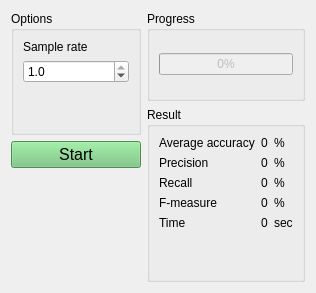
      <widget class="QWidget" name="testingTab">
       <attribute name="title">
        <string>Testing</string>
       </attribute>
       <layout class="QHBoxLayout" name="horizontalLayout_6">
        <item>
         <layout class="QVBoxLayout" name="verticalLayout_13">
          <item>
           <widget class="QGroupBox" name="groupBox_14">
            <property name="minimumSize">
             <size>
              <width>130</width>
              <height>0</height>
             </size>
            </property>
            <property name="title">
             <string>Options</string>
            </property>
            <layout class="QVBoxLayout" name="verticalLayout_14">
             <item>
              <widget class="QLabel" name="label_60">
               <property name="text">
                <string>Sample rate</string>
               </property>
              </widget>
             </item>
             <item>
              <widget class="QDoubleSpinBox" name="testingRateSpinBox">
               <property name="decimals">
                <number>1</number>
               </property>
               <property name="minimum">
                <double>0.000000000000000</double>
               </property>
               <property name="maximum">
                <double>1.000000000000000</double>
               </property>
               <property name="singleStep">
                <double>0.100000000000000</double>
               </property>
               <property name="value">
                <double>1.000000000000000</double>
               </property>
              </widget>
             </item>
             <item>
              <spacer name="verticalSpacer_5">
               <property name="orientation">
                <enum>Qt::Vertical</enum>
               </property>
               <property name="sizeHint" stdset="0">
                <size>
                 <width>20</width>
                 <height>40</height>
                </size>
               </property>
              </spacer>
             </item>
            </layout>
           </widget>
          </item>
          <item>
           <widget class="QPushButton" name="testingStartButton">
            <property name="minimumSize">
             <size>
              <width>0</width>
              <height>0</height>
             </size>
            </property>
            <property name="font">
             <font>
              <pointsize>12</pointsize>
             </font>
            </property>
            <property name="styleSheet">
             <string notr="true">QPushButton{background-color: rgb(111,194,118)}</string>
            </property>
            <property name="text">
             <string>Start</string>
            </property>
           </widget>
          </item>
          <item>
           <spacer name="verticalSpacer_4">
            <property name="orientation">
             <enum>Qt::Vertical</enum>
            </property>
            <property name="sizeHint" stdset="0">
             <size>
              <width>20</width>
              <height>40</height>
             </size>
            </property>
           </spacer>
          </item>
         </layout>
        </item>
        <item>
         <layout class="QVBoxLayout" name="verticalLayout_15">
          <item>
           <widget class="QGroupBox" name="groupBox_12">
            <property name="minimumSize">
             <size>
              <width>0</width>
              <height>90</height>
             </size>
            </property>
            <property name="title">
             <string>Progress</string>
            </property>
            <layout class="QVBoxLayout" name="verticalLayout_12">
             <item>
              <widget class="QProgressBar" name="testingProgressBar">
               <property name="enabled">
                <bool>false</bool>
               </property>
               <property name="value">
                <number>0</number>
               </property>
              </widget>
             </item>
            </layout>
           </widget>
          </item>
          <item>
           <widget class="QGroupBox" name="groupBox_13">
            <property name="title">
             <string>Result</string>
            </property>
            <layout class="QGridLayout" name="gridLayout_6">
             <item row="5" column="0" colspan="3">
              <spacer name="verticalSpacer_3">
               <property name="orientation">
                <enum>Qt::Vertical</enum>
               </property>
               <property name="sizeHint" stdset="0">
                <size>
                 <width>20</width>
                 <height>40</height>
                </size>
               </property>
              </spacer>
             </item>
             <item row="2" column="2">
              <widget class="QLabel" name="label_55">
               <property name="text">
                <string>%</string>
               </property>
              </widget>
             </item>
             <item row="2" column="0">
              <widget class="QLabel" name="label_54">
               <property name="text">
                <string>Recall</string>
               </property>
              </widget>
             </item>
             <item row="4" column="2">
              <widget class="QLabel" name="label_56">
               <property name="text">
                <string>sec</string>
               </property>
              </widget>
             </item>
             <item row="0" column="2">
              <widget class="QLabel" name="label_51">
               <property name="text">
                <string>%</string>
               </property>
              </widget>
             </item>
             <item row="1" column="2">
              <widget class="QLabel" name="label_52">
               <property name="text">
                <string>%</string>
               </property>
              </widget>
             </item>
             <item row="3" column="2">
              <widget class="QLabel" name="label_57">
               <property name="text">
                <string>%</string>
               </property>
              </widget>
             </item>
             <item row="1" column="0">
              <widget class="QLabel" name="label_53">
               <property name="text">
                <string>Precision</string>
               </property>
              </widget>
             </item>
             <item row="4" column="0">
              <widget class="QLabel" name="label_59">
               <property name="text">
                <string>Time </string>
               </property>
              </widget>
             </item>
             <item row="0" column="0">
              <widget class="QLabel" name="label_24">
               <property name="text">
                <string>Average accuracy</string>
               </property>
              </widget>
             </item>
             <item row="3" column="0">
              <widget class="QLabel" name="label_58">
               <property name="text">
                <string>F-measure</string>
               </property>
              </widget>
             </item>
             <item row="1" column="1" alignment="Qt::AlignRight">
              <widget class="QLabel" name="testingPrecisionLabel">
               <property name="text">
                <string>0</string>
               </property>
              </widget>
             </item>
             <item row="0" column="1" alignment="Qt::AlignRight">
              <widget class="QLabel" name="testingAccuracyLabel">
               <property name="text">
                <string>0</string>
               </property>
              </widget>
             </item>
             <item row="2" column="1" alignment="Qt::AlignRight">
              <widget class="QLabel" name="testingRecallLabel">
               <property name="text">
                <string>0</string>
               </property>
              </widget>
             </item>
             <item row="3" column="1" alignment="Qt::AlignRight">
              <widget class="QLabel" name="testingMeasureLabel">
               <property name="text">
                <string>0</string>
               </property>
              </widget>
             </item>
             <item row="4" column="1" alignment="Qt::AlignRight">
              <widget class="QLabel" name="testingTimeLabel">
               <property name="text">
                <string>0</string>
               </property>
              </widget>
             </item>
            </layout>
           </widget>
          </item>
         </layout>
        </item>
       </layout>
      </widget>
